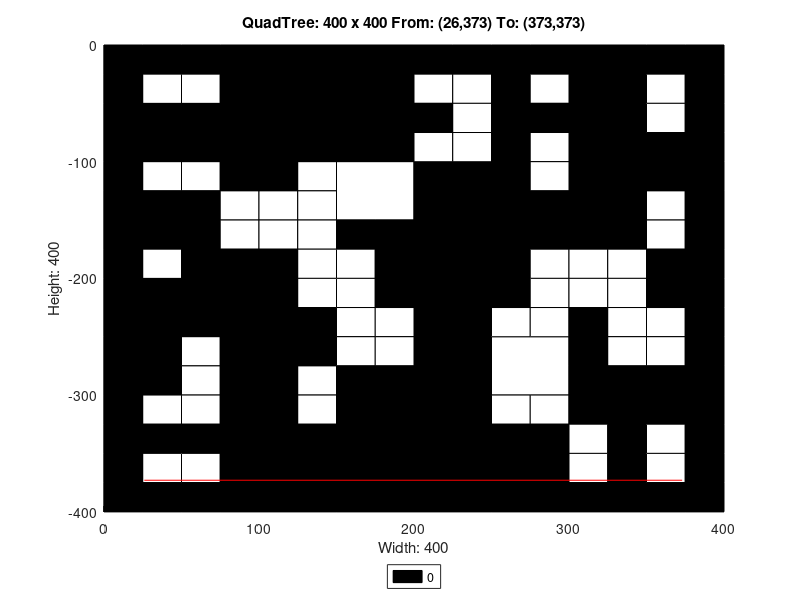

The MATLAB script that drew this image:
axis([0 400 -400 0]);
title('QuadTree: 400 x 400 From: (26,373) To: (373,373)');
xlabel('Width: 400');
ylabel('Height: 400');
rectangle('Position',[100 -100 100 100], 'FaceColor',[0 0 0]);
rectangle('Position',[0 -100 50 50], 'FaceColor',[0 0 0]);
rectangle('Position',[50 -100 50 50], 'FaceColor',[0 0 0]);
rectangle('Position',[150 -150 50 50], 'FaceColor',[1 1 1]);
rectangle('Position',[300 -50 50 50], 'FaceColor',[0 0 0]);
rectangle('Position',[300 -100 50 50], 'FaceColor',[0 0 0]);
rectangle('Position',[200 -150 50 50], 'FaceColor',[0 0 0]);
rectangle('Position',[200 -200 50 50], 'FaceColor',[0 0 0]);
rectangle('Position',[300 -150 50 50], 'FaceColor',[0 0 0]);
rectangle('Position',[0 -250 50 50], 'FaceColor',[0 0 0]);
rectangle('Position',[50 -250 50 50], 'FaceColor',[0 0 0]);
rectangle('Position',[0 -300 50 50], 'FaceColor',[0 0 0]);
rectangle('Position',[150 -350 50 50], 'FaceColor',[0 0 0]);
rectangle('Position',[100 -400 50 50], 'FaceColor',[0 0 0]);
rectangle('Position',[150 -400 50 50], 'FaceColor',[0 0 0]);
rectangle('Position',[200 -250 50 50], 'FaceColor',[0 0 0]);
rectangle('Position',[200 -300 50 50], 'FaceColor',[0 0 0]);
rectangle('Position',[250 -300 50 50], 'FaceColor',[1 1 1]);
rectangle('Position',[200 -350 50 50], 'FaceColor',[0 0 0]);
rectangle('Position',[200 -400 50 50], 'FaceColor',[0 0 0]);
rectangle('Position',[250 -400 50 50], 'FaceColor',[0 0 0]);
rectangle('Position',[0 -25 25 25], 'FaceColor',[0 0 0]);
rectangle('Position',[25 -25 25 25], 'FaceColor',[0 0 0]);
rectangle('Position',[0 -50 25 25], 'FaceColor',[0 0 0]);
rectangle('Position',[25 -50 25 25], 'FaceColor',[1 1 1]);
rectangle('Position',[50 -25 25 25], 'FaceColor',[0 0 0]);
rectangle('Position',[75 -25 25 25], 'FaceColor',[0 0 0]);
rectangle('Position',[50 -50 25 25], 'FaceColor',[1 1 1]);
rectangle('Position',[75 -50 25 25], 'FaceColor',[0 0 0]);
rectangle('Position',[0 -125 25 25], 'FaceColor',[0 0 0]);
rectangle('Position',[25 -125 25 25], 'FaceColor',[1 1 1]);
rectangle('Position',[0 -150 25 25], 'FaceColor',[0 0 0]);
rectangle('Position',[25 -150 25 25], 'FaceColor',[0 0 0]);
rectangle('Position',[50 -125 25 25], 'FaceColor',[1 1 1]);
rectangle('Position',[75 -125 25 25], 'FaceColor',[0 0 0]);
rectangle('Position',[50 -150 25 25], 'FaceColor',[0 0 0]);
rectangle('Position',[75 -150 25 25], 'FaceColor',[1 1 1]);
rectangle('Position',[0 -175 25 25], 'FaceColor',[0 0 0]);
rectangle('Position',[25 -175 25 25], 'FaceColor',[0 0 0]);
rectangle('Position',[0 -200 25 25], 'FaceColor',[0 0 0]);
rectangle('Position',[25 -200 25 25], 'FaceColor',[1 1 1]);
rectangle('Position',[50 -175 25 25], 'FaceColor',[0 0 0]);
rectangle('Position',[75 -175 25 25], 'FaceColor',[1 1 1]);
rectangle('Position',[50 -200 25 25], 'FaceColor',[0 0 0]);
rectangle('Position',[75 -200 25 25], 'FaceColor',[0 0 0]);
rectangle('Position',[100 -125 25 25], 'FaceColor',[0 0 0]);
rectangle('Position',[125 -125 25 25], 'FaceColor',[1 1 1]);
rectangle('Position',[100 -150 25 25], 'FaceColor',[1 1 1]);
rectangle('Position',[125 -150 25 25], 'FaceColor',[1 1 1]);
rectangle('Position',[100 -175 25 25], 'FaceColor',[1 1 1]);
rectangle('Position',[125 -175 25 25], 'FaceColor',[1 1 1]);
rectangle('Position',[100 -200 25 25], 'FaceColor',[0 0 0]);
rectangle('Position',[125 -200 25 25], 'FaceColor',[1 1 1]);
rectangle('Position',[150 -175 25 25], 'FaceColor',[0 0 0]);
rectangle('Position',[175 -175 25 25], 'FaceColor',[0 0 0]);
rectangle('Position',[150 -200 25 25], 'FaceColor',[1 1 1]);
rectangle('Position',[175 -200 25 25], 'FaceColor',[0 0 0]);
rectangle('Position',[200 -25 25 25], 'FaceColor',[0 0 0]);
rectangle('Position',[225 -25 25 25], 'FaceColor',[0 0 0]);
rectangle('Position',[200 -50 25 25], 'FaceColor',[1 1 1]);
rectangle('Position',[225 -50 25 25], 'FaceColor',[1 1 1]);
rectangle('Position',[250 -25 25 25], 'FaceColor',[0 0 0]);
rectangle('Position',[275 -25 25 25], 'FaceColor',[0 0 0]);
rectangle('Position',[250 -50 25 25], 'FaceColor',[0 0 0]);
rectangle('Position',[275 -50 25 25], 'FaceColor',[1 1 1]);
rectangle('Position',[200 -75 25 25], 'FaceColor',[0 0 0]);
rectangle('Position',[225 -75 25 25], 'FaceColor',[1 1 1]);
rectangle('Position',[200 -100 25 25], 'FaceColor',[1 1 1]);
rectangle('Position',[225 -100 25 25], 'FaceColor',[1 1 1]);
rectangle('Position',[250 -75 25 25], 'FaceColor',[0 0 0]);
rectangle('Position',[275 -75 25 25], 'FaceColor',[0 0 0]);
rectangle('Position',[250 -100 25 25], 'FaceColor',[0 0 0]);
rectangle('Position',[275 -100 25 25], 'FaceColor',[1 1 1]);
rectangle('Position',[350 -25 25 25], 'FaceColor',[0 0 0]);
rectangle('Position',[375 -25 25 25], 'FaceColor',[0 0 0]);
rectangle('Position',[350 -50 25 25], 'FaceColor',[1 1 1]);
rectangle('Position',[375 -50 25 25], 'FaceColor',[0 0 0]);
rectangle('Position',[350 -75 25 25], 'FaceColor',[1 1 1]);
rectangle('Position',[375 -75 25 25], 'FaceColor',[0 0 0]);
rectangle('Position',[350 -100 25 25], 'FaceColor',[0 0 0]);
rectangle('Position',[375 -100 25 25], 'FaceColor',[0 0 0]);
rectangle('Position',[250 -125 25 25], 'FaceColor',[0 0 0]);
rectangle('Position',[275 -125 25 25], 'FaceColor',[1 1 1]);
rectangle('Position',[250 -150 25 25], 'FaceColor',[0 0 0]);
rectangle('Position',[275 -150 25 25], 'FaceColor',[0 0 0]);
rectangle('Position',[250 -175 25 25], 'FaceColor',[0 0 0]);
rectangle('Position',[275 -175 25 25], 'FaceColor',[0 0 0]);
rectangle('Position',[250 -200 25 25], 'FaceColor',[0 0 0]);
rectangle('Position',[275 -200 25 25], 'FaceColor',[1 1 1]);
rectangle('Position',[350 -125 25 25], 'FaceColor',[0 0 0]);
rectangle('Position',[375 -125 25 25], 'FaceColor',[0 0 0]);
rectangle('Position',[350 -150 25 25], 'FaceColor',[1 1 1]);
rectangle('Position',[375 -150 25 25], 'FaceColor',[0 0 0]);
rectangle('Position',[300 -175 25 25], 'FaceColor',[0 0 0]);
rectangle('Position',[325 -175 25 25], 'FaceColor',[0 0 0]);
rectangle('Position',[300 -200 25 25], 'FaceColor',[1 1 1]);
rectangle('Position',[325 -200 25 25], 'FaceColor',[1 1 1]);
rectangle('Position',[350 -175 25 25], 'FaceColor',[1 1 1]);
rectangle('Position',[375 -175 25 25], 'FaceColor',[0 0 0]);
rectangle('Position',[350 -200 25 25], 'FaceColor',[0 0 0]);
rectangle('Position',[375 -200 25 25], 'FaceColor',[0 0 0]);
rectangle('Position',[50 -275 25 25], 'FaceColor',[1 1 1]);
rectangle('Position',[75 -275 25 25], 'FaceColor',[0 0 0]);
rectangle('Position',[50 -300 25 25], 'FaceColor',[1 1 1]);
rectangle('Position',[75 -300 25 25], 'FaceColor',[0 0 0]);
rectangle('Position',[100 -225 25 25], 'FaceColor',[0 0 0]);
rectangle('Position',[125 -225 25 25], 'FaceColor',[1 1 1]);
rectangle('Position',[100 -250 25 25], 'FaceColor',[0 0 0]);
rectangle('Position',[125 -250 25 25], 'FaceColor',[0 0 0]);
rectangle('Position',[150 -225 25 25], 'FaceColor',[1 1 1]);
rectangle('Position',[175 -225 25 25], 'FaceColor',[0 0 0]);
rectangle('Position',[150 -250 25 25], 'FaceColor',[1 1 1]);
rectangle('Position',[175 -250 25 25], 'FaceColor',[1 1 1]);
rectangle('Position',[100 -275 25 25], 'FaceColor',[0 0 0]);
rectangle('Position',[125 -275 25 25], 'FaceColor',[0 0 0]);
rectangle('Position',[100 -300 25 25], 'FaceColor',[0 0 0]);
rectangle('Position',[125 -300 25 25], 'FaceColor',[1 1 1]);
rectangle('Position',[150 -275 25 25], 'FaceColor',[1 1 1]);
rectangle('Position',[175 -275 25 25], 'FaceColor',[1 1 1]);
rectangle('Position',[150 -300 25 25], 'FaceColor',[0 0 0]);
rectangle('Position',[175 -300 25 25], 'FaceColor',[0 0 0]);
rectangle('Position',[0 -325 25 25], 'FaceColor',[0 0 0]);
rectangle('Position',[25 -325 25 25], 'FaceColor',[1 1 1]);
rectangle('Position',[0 -350 25 25], 'FaceColor',[0 0 0]);
rectangle('Position',[25 -350 25 25], 'FaceColor',[0 0 0]);
rectangle('Position',[50 -325 25 25], 'FaceColor',[1 1 1]);
rectangle('Position',[75 -325 25 25], 'FaceColor',[0 0 0]);
rectangle('Position',[50 -350 25 25], 'FaceColor',[0 0 0]);
rectangle('Position',[75 -350 25 25], 'FaceColor',[0 0 0]);
rectangle('Position',[0 -375 25 25], 'FaceColor',[0 0 0]);
rectangle('Position',[25 -375 25 25], 'FaceColor',[1 1 1]);
rectangle('Position',[0 -400 25 25], 'FaceColor',[0 0 0]);
rectangle('Position',[25 -400 25 25], 'FaceColor',[0 0 0]);
rectangle('Position',[50 -375 25 25], 'FaceColor',[1 1 1]);
rectangle('Position',[75 -375 25 25], 'FaceColor',[0 0 0]);
rectangle('Position',[50 -400 25 25], 'FaceColor',[0 0 0]);
rectangle('Position',[75 -400 25 25], 'FaceColor',[0 0 0]);
rectangle('Position',[100 -325 25 25], 'FaceColor',[0 0 0]);
rectangle('Position',[125 -325 25 25], 'FaceColor',[1 1 1]);
rectangle('Position',[100 -350 25 25], 'FaceColor',[0 0 0]);
rectangle('Position',[125 -350 25 25], 'FaceColor',[0 0 0]);
rectangle('Position',[250 -225 25 25], 'FaceColor',[0 0 0]);
rectangle('Position',[275 -225 25 25], 'FaceColor',[1 1 1]);
rectangle('Position',[250 -250 25 25], 'FaceColor',[1 1 1]);
rectangle('Position',[275 -250 25 25], 'FaceColor',[1 1 1]);
rectangle('Position',[300 -225 25 25], 'FaceColor',[1 1 1]);
rectangle('Position',[325 -225 25 25], 'FaceColor',[1 1 1]);
rectangle('Position',[300 -250 25 25], 'FaceColor',[0 0 0]);
rectangle('Position',[325 -250 25 25], 'FaceColor',[1 1 1]);
rectangle('Position',[350 -225 25 25], 'FaceColor',[0 0 0]);
rectangle('Position',[375 -225 25 25], 'FaceColor',[0 0 0]);
rectangle('Position',[350 -250 25 25], 'FaceColor',[1 1 1]);
rectangle('Position',[375 -250 25 25], 'FaceColor',[0 0 0]);
rectangle('Position',[300 -275 25 25], 'FaceColor',[0 0 0]);
rectangle('Position',[325 -275 25 25], 'FaceColor',[1 1 1]);
rectangle('Position',[300 -300 25 25], 'FaceColor',[0 0 0]);
rectangle('Position',[325 -300 25 25], 'FaceColor',[0 0 0]);
rectangle('Position',[350 -275 25 25], 'FaceColor',[1 1 1]);
rectangle('Position',[375 -275 25 25], 'FaceColor',[0 0 0]);
rectangle('Position',[350 -300 25 25], 'FaceColor',[0 0 0]);
rectangle('Position',[375 -300 25 25], 'FaceColor',[0 0 0]);
rectangle('Position',[250 -325 25 25], 'FaceColor',[1 1 1]);
rectangle('Position',[275 -325 25 25], 'FaceColor',[1 1 1]);
rectangle('Position',[250 -350 25 25], 'FaceColor',[0 0 0]);
rectangle('Position',[275 -350 25 25], 'FaceColor',[0 0 0]);
rectangle('Position',[300 -325 25 25], 'FaceColor',[0 0 0]);
rectangle('Position',[325 -325 25 25], 'FaceColor',[0 0 0]);
rectangle('Position',[300 -350 25 25], 'FaceColor',[1 1 1]);
rectangle('Position',[325 -350 25 25], 'FaceColor',[0 0 0]);
rectangle('Position',[350 -325 25 25], 'FaceColor',[0 0 0]);
rectangle('Position',[375 -325 25 25], 'FaceColor',[0 0 0]);
rectangle('Position',[350 -350 25 25], 'FaceColor',[1 1 1]);
rectangle('Position',[375 -350 25 25], 'FaceColor',[0 0 0]);
rectangle('Position',[300 -375 25 25], 'FaceColor',[1 1 1]);
rectangle('Position',[325 -375 25 25], 'FaceColor',[0 0 0]);
rectangle('Position',[300 -400 25 25], 'FaceColor',[0 0 0]);
rectangle('Position',[325 -400 25 25], 'FaceColor',[0 0 0]);
rectangle('Position',[350 -375 25 25], 'FaceColor',[1 1 1]);
rectangle('Position',[375 -375 25 25], 'FaceColor',[0 0 0]);
rectangle('Position',[350 -400 25 25], 'FaceColor',[0 0 0]);
rectangle('Position',[375 -400 25 25], 'FaceColor',[0 0 0]);
X=[373,26];
Y=[-373,-373];
hold on;
plot(X,Y,'r');
legend('0','Location','southoutside');
